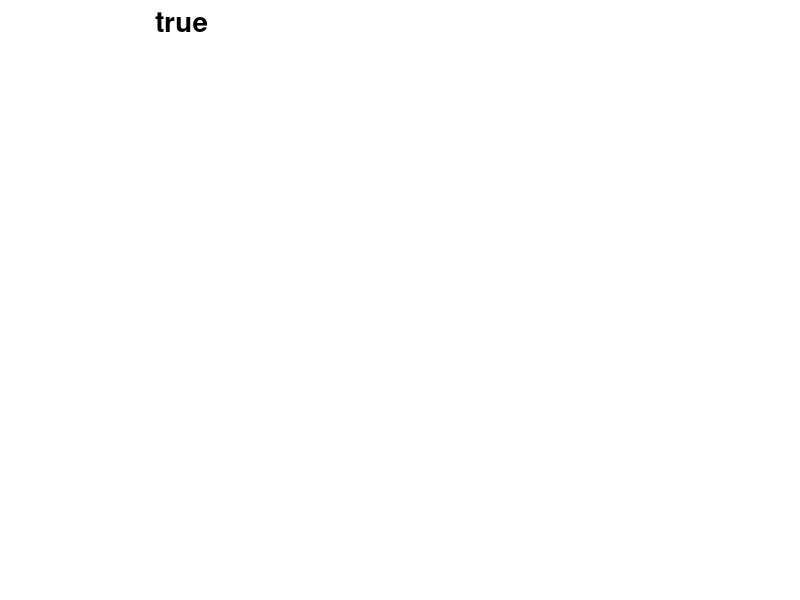

Recreate this plot in MATLAB. (Note: this script raises an error after producing the figure.)
%% make hexagonal grid

cxy = [0 0];
nx = [3 4 5 4 3]; % number per row

xs = nan(sum(nx),1);
for jj = 1:numel(nx)
    vs = 1:nx(jj);
    ii = sum(nx(1:jj-1));
    xs(ii+1:ii+nx(jj)) = vs - ceil(numel(vs)/2) - 0.5*mod(nx(jj)-1,2);
end

y0 = (1:numel(nx)) - ceil(numel(nx)/2);
ys = nan(sum(nx),1);
for jj = 1:numel(nx)
    ii = sum(nx(1:jj-1));
    ys(ii+1:ii+nx(jj)) = y0(jj);
end
deg2rad = @(deg) (pi/180).*deg;
Xxy = [csc(deg2rad(60))*xs ys] + repmat(cxy, numel(xs), 1);

%% true RF

mu = mean(Xxy); Sigma = [1 0; 0 1];
wf = mvnpdf(Xxy, mu, 3*Sigma)';
apSz = 100;

figure; set(gca, 'FontSize', 20);
subplot(1,3,1); hold on; axis off; title('true', 'FontSize', 20);
plot.plotKernelSingle(Xxy, wf, nan, apSz);

%% create stimulus and response

seed = 388; %round(rand*1000);
rng(seed);

nt = 6000; nw = size(Xxy,1);
X = 2*rand(nt,nw)-1;
e = randn(nt,1);
Y = X*wf' + 0.4*e;
D = asd.sqdist.space(Xxy);

%% fit ML, ASD

scoreObj = reg.getScoreObj(true, 'rsq');
ML = reg.getObj_ML(X, Y);
ML = reg.fitAndScore(X, Y, ML, scoreObj);
ASD = reg.getObj_ASD(X, Y, D, scoreObj);
ASD = reg.fitAndScore(X, Y, ASD, scoreObj);

subplot(1,3,2); hold on; axis off; title('ML', 'FontSize', 20);
plot.plotKernelSingle(Xxy, ML.w, nan, apSz);
subplot(1,3,3); hold on; axis off; title('ASD', 'FontSize', 20);
plot.plotKernelSingle(Xxy, ASD.w, nan, apSz);

disp([ML.score ASD.score]);
set(gcf, 'Position', [300 300 600 500]);

